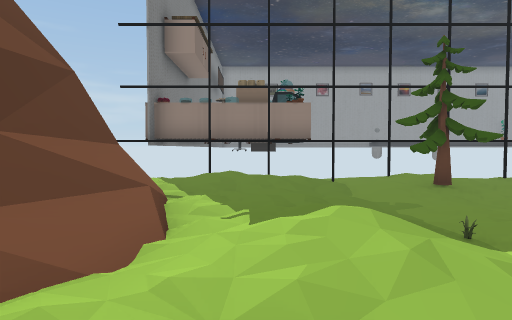
[1] (above)

18 first-person views from a walk through a scene from a Unity 3-D project. The camera is 1.5 m above the floor, tilts 2° down and sees 75° across. The floor is counted in squares, 2 m on a side. Each view is taken from the middle of a square. On the plan, view 1 faces up. The plan holds only what a view shows up to about 11 squares ahead; the rest is blank. The place goes on beyond the plan. Some surface patterns are stand-ins.

[2]
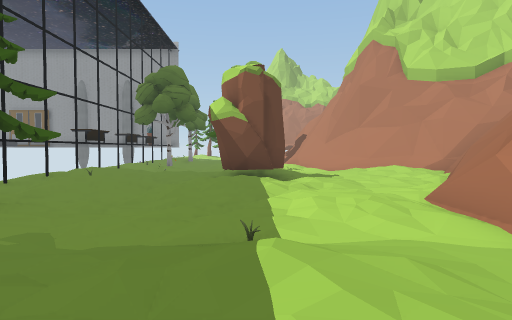

[3]
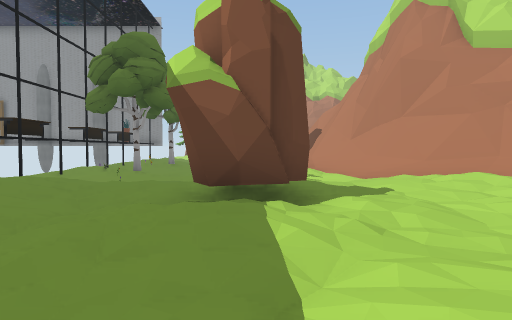

[4]
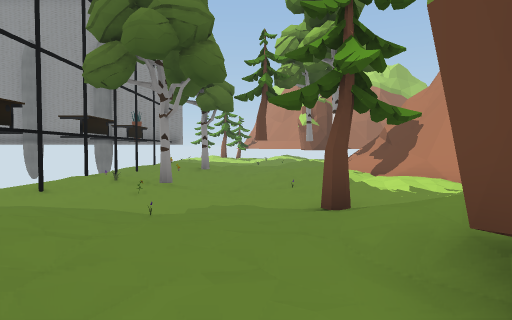

[5]
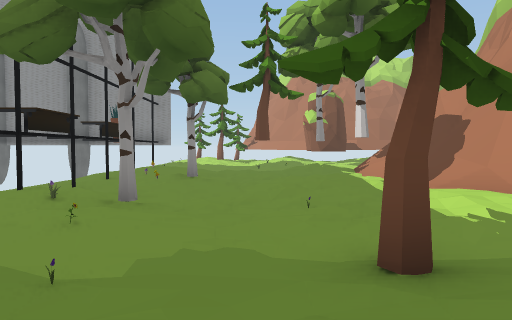

[6]
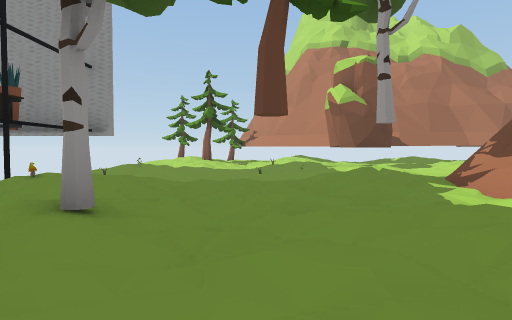

[7]
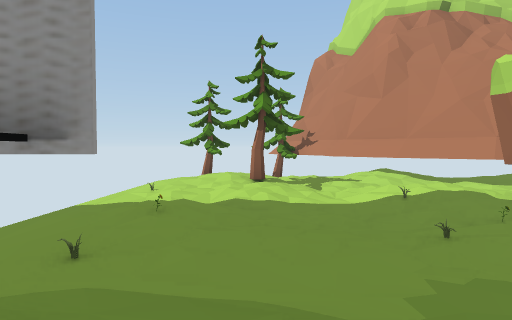

[8]
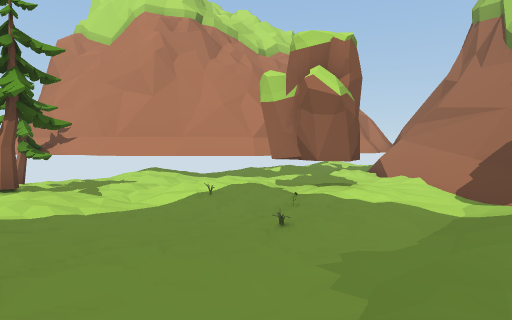

[9]
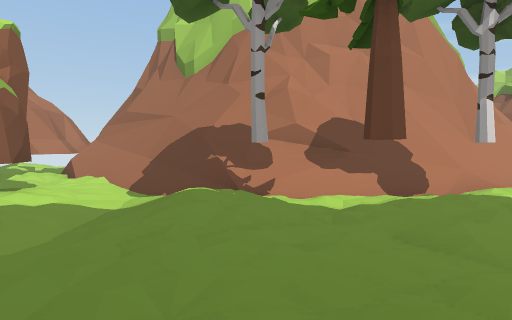

[10]
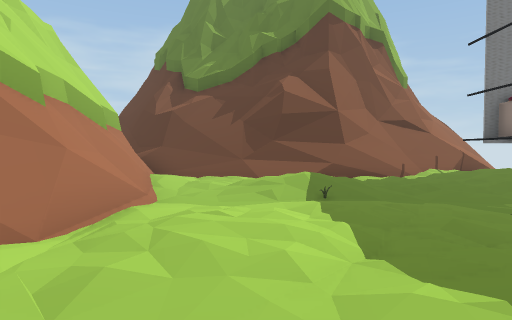

[11]
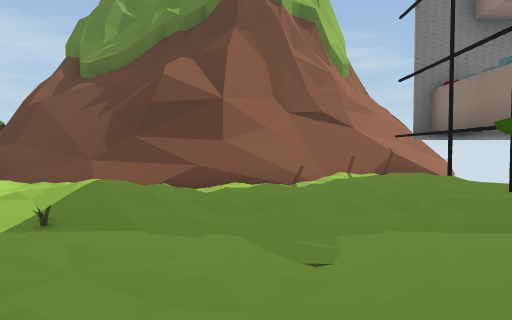

[12]
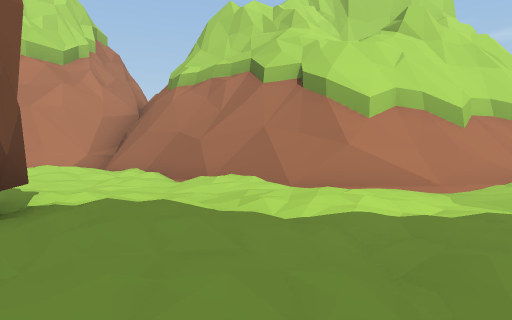

[13]
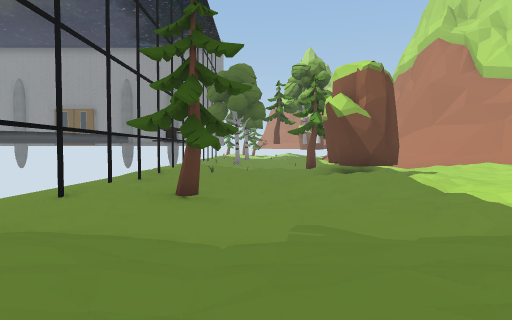

[14]
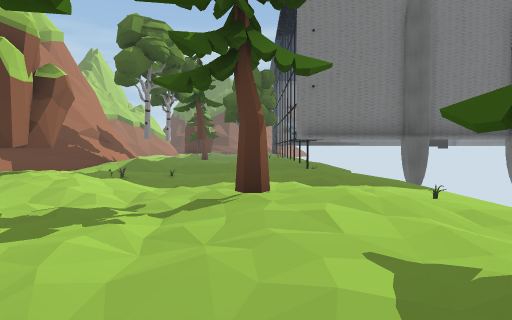

[15]
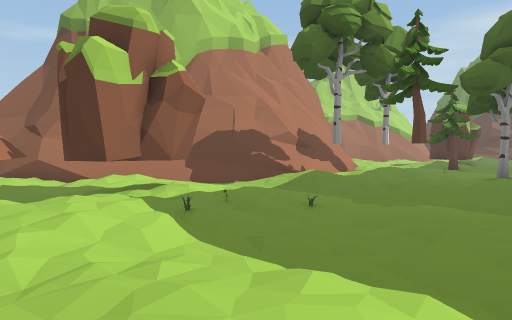

[16]
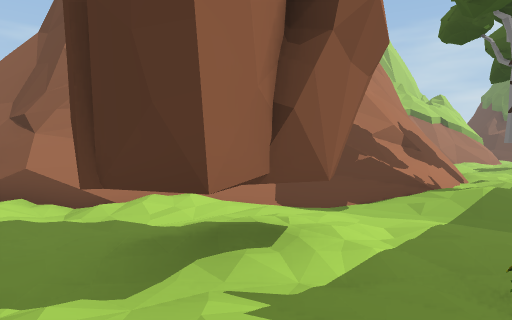

[17]
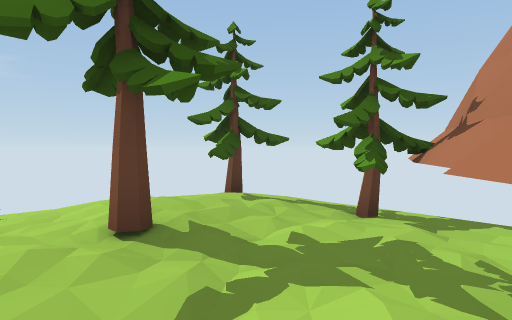

[18]
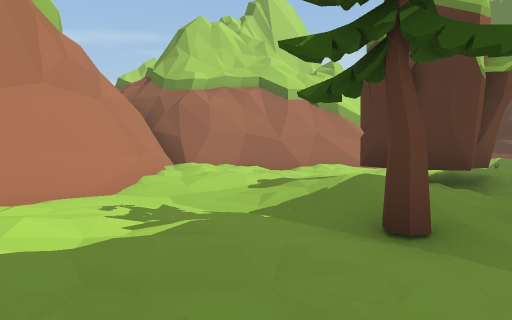

### Floor plan
Key: @ floor where view 1 was taken; # wall or solid block; . main floor; : floor 0.25 m higher than the main floor; - floor 0.25 m lower than the main floor; + floor 0.5 m higher than the main floor; * floor 0.75 m higher than the main floor; / step, stairs or slope; = window, fence, low wall or low ledge; ^ raised ledge; T tree; O other object.
Columns run from 6 left of view 1 to 31 right of it. Each row starts with its distance up from view 1.
 11                            ##
 10 =                           ......//
  9 ^=#   # ## ^# ## #  ^  # #  :::.:O::
  8  ^==:+++.:+:.:++::.OO:::+++..O:.::++T.
  7   ^=:++:.:T.:O++:..:T.:+++:..:..:T++:.
  6   ^=/.::.....::::.....:T.::.....::::T.
  5    ^#::...-.:..::...-...:::..O..:.::#
  4     #=:/...:+:O.:T...:+:.:/..:.O+.###
  3     #/+*O:::+OOO*:.:.:+:.T*.:..++##
  2    ##//+.::::.:::..:+::.//+..:OO:#
  1    ##::...::.:::....###=##=/.:OO##
  0    #/:@#==#/:..:::####^^^^##/::.#
 -1   ######^^###.:++####      ##//.#
 -2   ##  #^^  ###/+/##         ^==:#
 -3              #####           ^=##
 -4                ##             ^#
 -5                               ^#

Where each view was taken, in squares from view 1:
view 1: 0 up, 0 right, facing up
view 2: 3 up, 1 left, facing right
view 3: 3 up, 3 right, facing right
view 4: 5 up, 7 right, facing right
view 5: 5 up, 9 right, facing right
view 6: 5 up, 14 right, facing right
view 7: 7 up, 19 right, facing right
view 8: 8 up, 20 right, facing down-right
view 9: 8 up, 19 right, facing down
view 10: 2 up, 7 right, facing left
view 11: 5 up, 5 right, facing left
view 12: 6 up, 5 right, facing down
view 13: 6 up, 1 left, facing right
view 14: 7 up, 31 right, facing left
view 15: 8 up, 27 right, facing down-left
view 16: 4 up, 26 right, facing down-left
view 17: 4 up, 26 right, facing up-right
view 18: 5 up, 14 right, facing down-left
